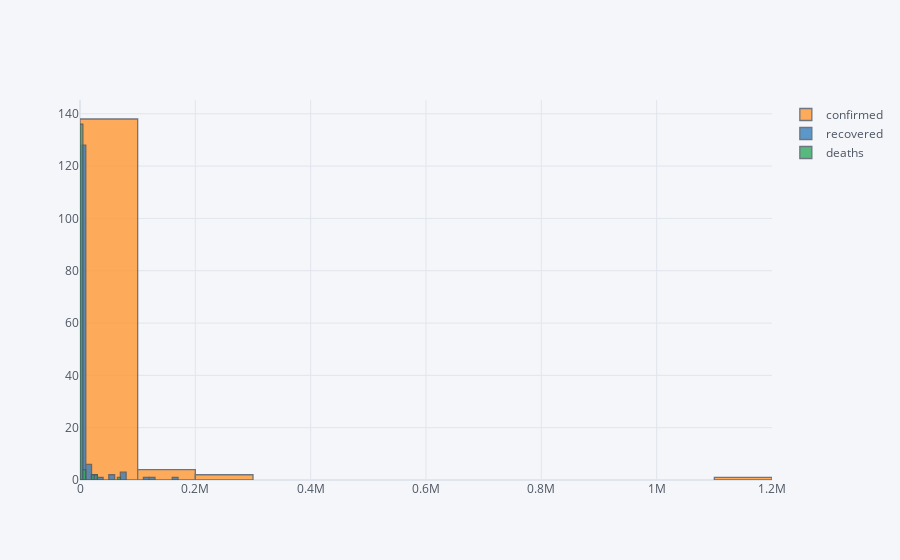

Write notebook code for a chart like this one.
### Code cell
df[['confirmed', 'recovered', 'deaths']].iplot(kind='histogram', bins=20)

### Figure 1 — Plotly figure (JSON) as saved in the notebook; plotly's stock layout.template omitted (floating-point values rounded to 4 significant figures; data arrays with more than 128 entries replaced by an {"elided": "..."} marker saying what was removed)
{"data": [{"histfunc": "count", "histnorm": "", "marker": {"color": "rgba(255, 153, 51, 1.0)", "line": {"color": "#4D5663", "width": 1.3}}, "name": "confirmed", "nbinsx": 20, "opacity": 0.8, "orientation": "v", "type": "histogram", "x": {"elided": "145 int values"}}, {"histfunc": "count", "histnorm": "", "marker": {"color": "rgba(55, 128, 191, 1.0)", "line": {"color": "#4D5663", "width": 1.3}}, "name": "recovered", "nbinsx": 20, "opacity": 0.8, "orientation": "v", "type": "histogram", "x": {"elided": "145 int values"}}, {"histfunc": "count", "histnorm": "", "marker": {"color": "rgba(50, 171, 96, 1.0)", "line": {"color": "#4D5663", "width": 1.3}}, "name": "deaths", "nbinsx": 20, "opacity": 0.8, "orientation": "v", "type": "histogram", "x": {"elided": "145 int values"}}], "layout": {"barmode": "overlay", "legend": {"bgcolor": "#F5F6F9", "font": {"color": "#4D5663"}}, "paper_bgcolor": "#F5F6F9", "plot_bgcolor": "#F5F6F9", "title": {"font": {"color": "#4D5663"}}, "xaxis": {"gridcolor": "#E1E5ED", "showgrid": true, "tickfont": {"color": "#4D5663"}, "title": {"font": {"color": "#4D5663"}, "text": ""}, "zerolinecolor": "#E1E5ED"}, "yaxis": {"gridcolor": "#E1E5ED", "showgrid": true, "tickfont": {"color": "#4D5663"}, "title": {"font": {"color": "#4D5663"}, "text": ""}, "zerolinecolor": "#E1E5ED"}}}
